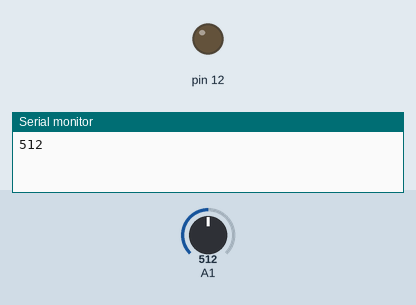
The sketch below on a simulated Arduino Uno, built with avr-gcc and run on an emulated ATmega328P. On the bench: output pins drawn as LEDs (lit = HIGH), the last lines printed to the serial monitor. Inputs (shaded band) come from the test bench; at power-on: A1 = 512.

Above: at 1.8 s.
1.9 s: A1 set to 210
4.2 s: A1 set to 192
At 6.3 s:
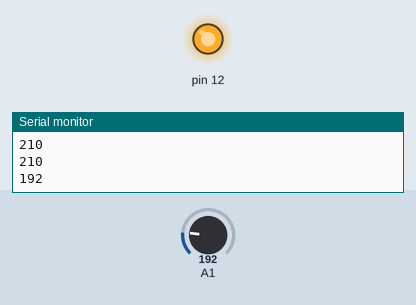
7.5 s: A1 set to 306
At 9.8 s:
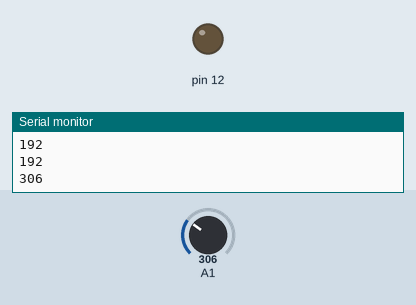
10.5 s: A1 set to 190
At 13.3 s:
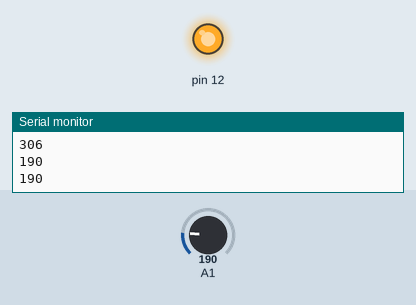
Timing chart, 0 to 14.5 s (numbered marks = the images above; inputs shaded):
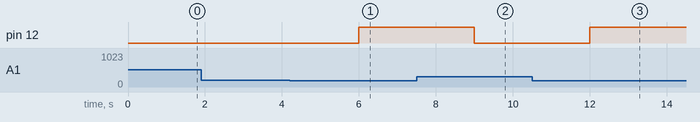

Measured:
- the behaviour switches between 200 and 199 on A1 (found by bisection; images 0 and 1)
- after the input at 4.2 s, pin 12: LOW → HIGH after 1.8 s
- after the input at 7.5 s, pin 12: HIGH → LOW after 1.5 s
- after the input at 10.5 s, pin 12: LOW → HIGH after 1.5 s

The sketch:

ldr.ino
```cpp
int val;
void setup() {
  // put your setup code here, to run once:
  pinMode(12,OUTPUT);
  Serial.begin(9600);
}

void loop() {
  // put your main code here, to run repeatedly:
    val=analogRead(A1);
    delay(1000);
    Serial.println(val);
    if (val<200) {
      digitalWrite(12,HIGH);

    }
    else {
      digitalWrite(12,LOW);

    }
}
```
